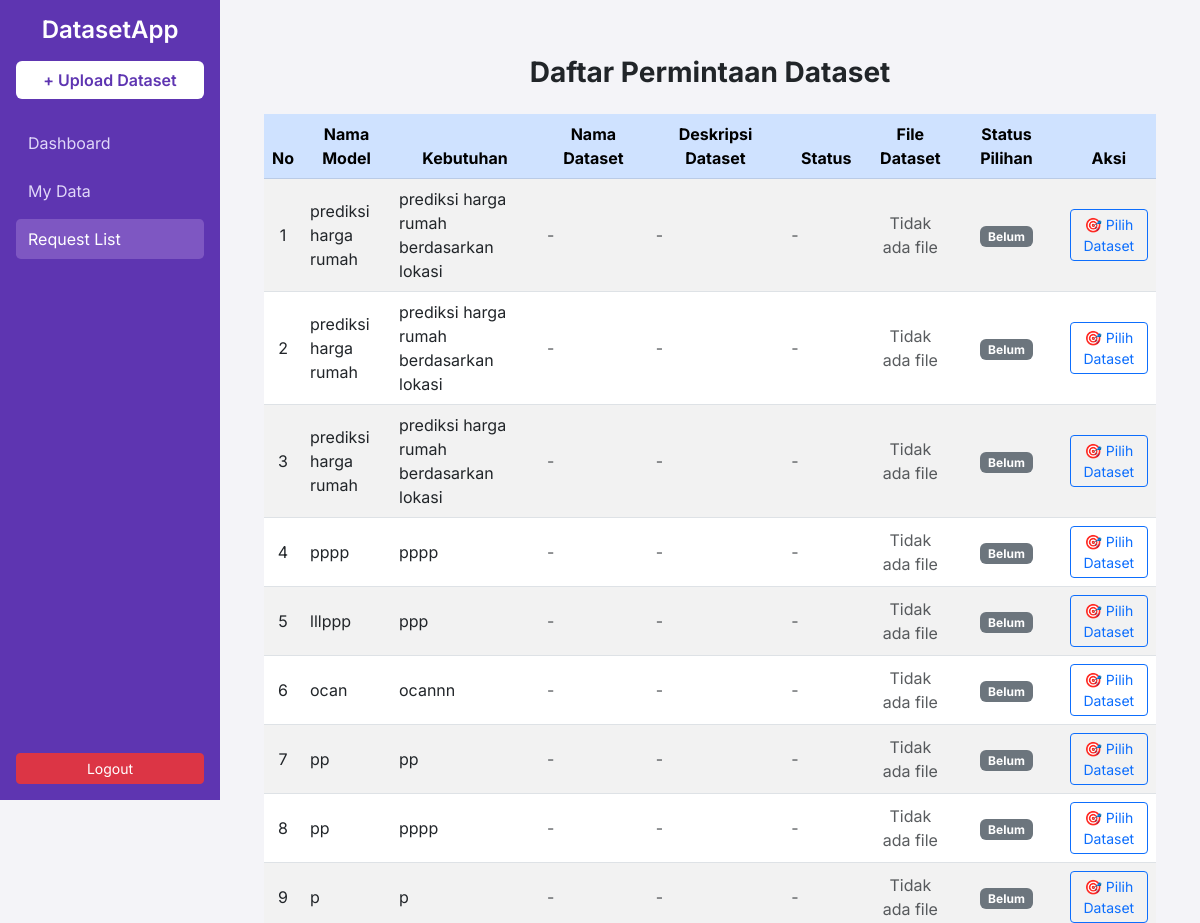
Page /request-list/ (upper part) on the earlier database version.
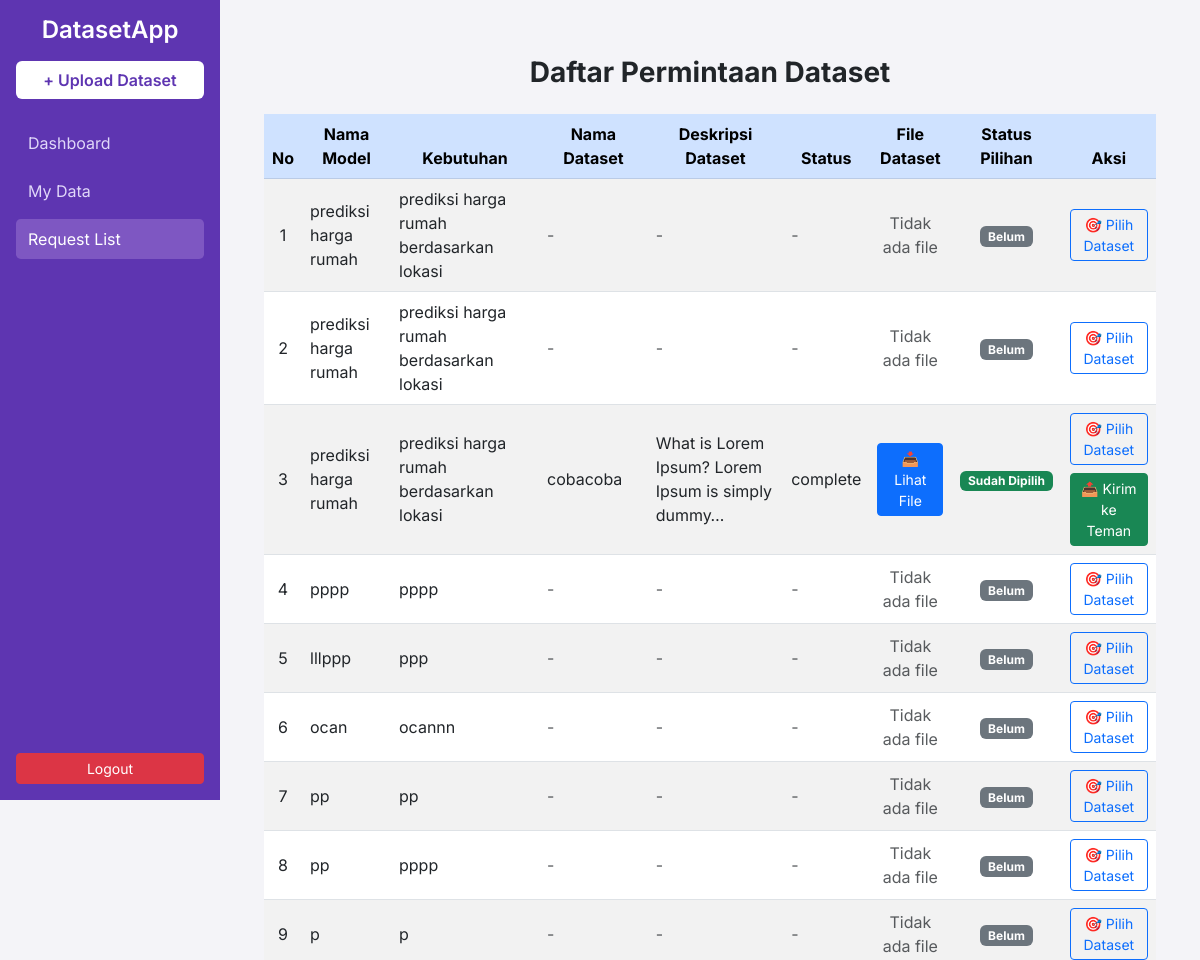
Same page on the later database version.
### dataset/models.py (models this page shows, shortened)
class DatasetRequest(models.Model):
    dataset = models.ForeignKey(Dataset, on_delete=models.CASCADE, null=True, blank=True)
    nama_model = models.CharField(max_length=100, default="default_model")
    kebutuhan = models.TextField()
    deskripsi = models.TextField()
    timestamp = models.DateTimeField(auto_now_add=True)

class Dataset(models.Model):
    STATUS_CHOICES = [
        ('new', 'New'),
        ('in_progress', 'In Progress'),
        ('complete', 'Complete'),
    ]
    owner = models.ForeignKey(User, on_delete=models.CASCADE, related_name="datasets")
    name = models.CharField(max_length=100)
    description = models.TextField()
    status = models.CharField(max_length=20, choices=STATUS_CHOICES, default='new')  # Tambahan
    cover_image = models.ImageField(upload_to="covers/", null=True, blank=True)
    data_file = models.FileField(upload_to="files/")
    uploaded_at = models.DateTimeField(auto_now_add=True)
    request_note = models.TextField(blank=True, null=True)

### dataset/views.py (the view)
# urls.py: path("request-list/", views.request_list, name="request_list"),
def request_list(request):
    datasets = DatasetRequest.objects.select_related('dataset').all().order_by('-timestamp')
    return render(request, 'dataset/request_list.html', {'datasets': datasets})

### dataset/templates/dataset/request_list.html
{% extends 'dataset/base.html' %}
{% block content %}
<div class="container mt-4">
    <h3 class="mb-4 text-center fw-bold">Daftar Permintaan Dataset</h3>
    <div class="table-responsive">
        <table class="table table-striped table-hover align-middle shadow-sm rounded">
            <thead class="table-primary text-center">
                <tr>
                    <th>No</th>
                    <th>Nama Model</th>
                    <th>Kebutuhan</th>
                    <th>Nama Dataset</th>
                    <th>Deskripsi Dataset</th>
                    <th>Status</th>
                    <th>File Dataset</th>
                    <th>Status Pilihan</th>
                    <th>Aksi</th>
                </tr>
            </thead>
            <tbody>
                {% for dataset in datasets %}
                <tr>
                    <td class="text-center">{{ forloop.counter }}</td>
                    <td>{{ dataset.nama_model }}</td>
                    <td>{{ dataset.kebutuhan }}</td>
                    <td>
                        {% if dataset.dataset %}
                            {{ dataset.dataset.name }}
                        {% else %}
                            <span class="text-muted">-</span>
                        {% endif %}
                    </td>
                    <td>
                        {% if dataset.dataset %}
                            {{ dataset.dataset.description|truncatechars:50 }}
                        {% else %}
                            <span class="text-muted">-</span>
                        {% endif %}
                    </td>
                    <td>
                        {% if dataset.dataset %}
                            {{ dataset.dataset.status|default:"-" }}
                        {% else %}
                            <span class="text-muted">-</span>
                        {% endif %}
                    </td>
                    <td class="text-center">
                        {% if dataset.dataset and dataset.dataset.data_file %}
                            <a href="{{ dataset.dataset.data_file.url }}" target="_blank" class="btn btn-sm btn-primary">📥 Lihat File</a>
                        {% else %}
                            <span class="text-muted">Tidak ada file</span>
                        {% endif %}
                    </td>
                    <td class="text-center">
                        {% if dataset.dataset %}
                            <span class="badge bg-success">Sudah Dipilih</span>
                        {% else %}
                            <span class="badge bg-secondary">Belum</span>
                        {% endif %}
                    </td>
                    <td class="text-center">
                        <div class="d-flex flex-column gap-2">
                            <a href="{% url 'pilih_dataset_untuk_request' request_id=dataset.id %}"
                                class="btn btn-sm btn-outline-primary">
                                🎯 Pilih Dataset
                            </a>
                            {% if dataset.dataset %}
                            <form method="post" action="{% url 'api_kirim_dataset_ke_teman' dataset_id=dataset.dataset.id request_id=dataset.id %}">
                                <button type="submit" class="btn btn-sm btn-success" onclick="return confirm('Kirim dataset ini ke teman?');">
                                    📤 Kirim ke Teman
                                </button>
                            </form>
                            {% endif %}
                        </div>
                    </td>
                </tr>
                {% empty %}
                <tr>
                    <td colspan="9" class="text-center text-muted">Belum ada permintaan dataset.</td>
                </tr>
                {% endfor %}
            </tbody>
        </table>
    </div>
</div>
{% endblock %}

Differences in the rows shown:
changed DatasetRequest: dataset.name (not shown) → "cobacoba"; dataset.description (not shown) → "What is Lorem Ipsum? Lorem Ipsum is simply dummy…"; dataset.status (not shown) → "complete"; dataset_id "- - - Tidak ada file Belum" → "📥 Lihat File Sudah Dipilih 📤 Kirim ke Teman"
